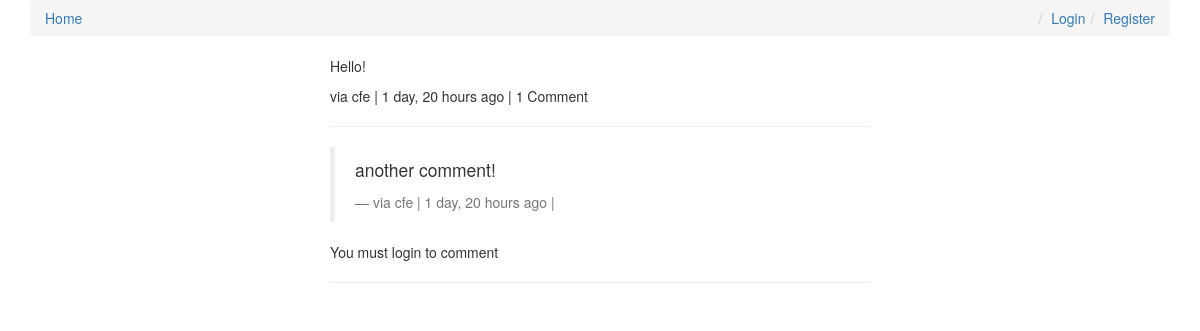
/comments/10/, run on an earlier commit of the app's database.
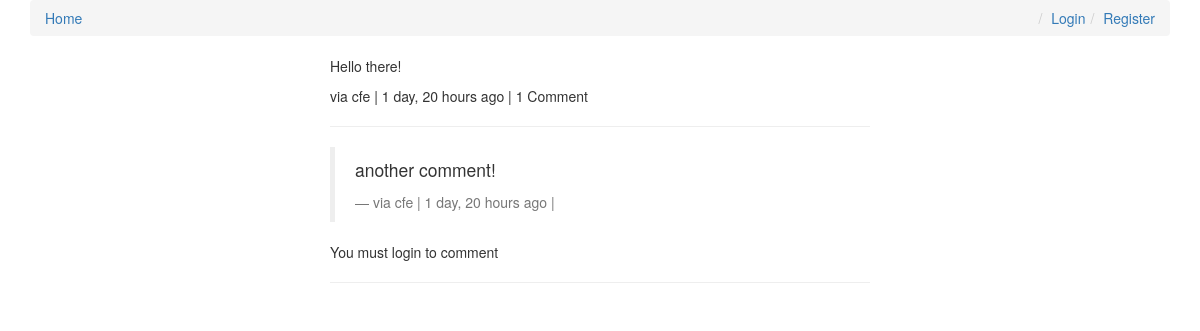
And on a later commit of the database.
### comments/models.py (models this page shows, shortened)
class Comment(models.Model):
    user        = models.ForeignKey(settings.AUTH_USER_MODEL, default=1)
    content_type = models.ForeignKey(ContentType, on_delete=models.CASCADE)
    object_id = models.PositiveIntegerField()
    content_object = GenericForeignKey('content_type', 'object_id')
    parent      = models.ForeignKey("self", null=True, blank=True)
    content     = models.TextField()
    timestamp   = models.DateTimeField(auto_now_add=True)
    objects = CommentManager()
    class Meta:
        ordering = ['-timestamp']
    def children(self): #replies
        return Comment.objects.filter(parent=self)
    @property
    def is_parent(self):
        if self.parent is not None:
            return False
        return True

### comments/views.py (the view, shortened to what this page needs)
# urls.py: url(r'^(?P<id>\d+)/$', comment_thread, name='thread'),
def comment_thread(request, id):
    try:
        obj = Comment.objects.get(id=id)
    except:
        raise Http404
    if not obj.is_parent:
        obj = obj.parent
    content_object = obj.content_object # Post that the comment is on
    content_id = obj.content_object.id
    initial_data = {
            "content_type": obj.content_type,
            "object_id": obj.object_id
    }
    form = CommentForm(request.POST or None, initial=initial_data)
    context = {
        "comment": obj,
        "form": form,
    }
    return render(request, "comment_thread.html", context)

### templates/comment_thread.html (shortened to what this page needs)
{% extends "base.html" %}
{% load urlify %}
{% load crispy_forms_tags %}
{% block content %}
<div class='col-sm-6 col-sm-offset-3'>
          <p>{{ comment.content }}</p>
          <footer>via {{ comment.user }} | {{ comment.timestamp|timesince }} ago | {% if comment.children.count > 0 %}{{ comment.children.count }} Comment {% endif %} </footer>
          <hr/>
          <div>
              {% for child_comment in comment.children %}
                <blockquote>
                <p>{{ child_comment.content }}</p>
                <footer>via {{ child_comment.user }} | {{ child_comment.timestamp|timesince }} ago | {% if request.user == child_comment.user %}<a href='{{ child_comment.get_delete_url }}'>Delete</a>{% endif %}</footer>
                </blockquote>
             {% endfor %}
             {% if request.user.is_authenticated %}
            <form method="POST" action="."> {% csrf_token %}
                {{ form|crispy }}
                <input type='hidden' name='parent_id' value='{{ comment.id }}'>
                <input type='submit' value='Reply' class='btn btn-default'>
            </form>
            {% else %}
            <p>You must login to comment </p>
            {% endif %}
        </div>
        <hr/>
</div>
{% endblock content %}

What changed in the data, as far as the page shows it:
changed Comment: content "Hello!" → "Hello there!"
